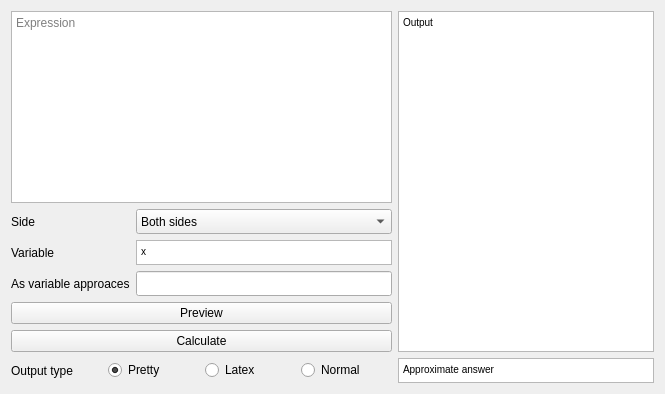
      <widget class="QWidget" name="Lim">
       <attribute name="title">
        <string>Limit</string>
       </attribute>
       <layout class="QGridLayout" name="gridLayout_4">
        <item row="0" column="0" colspan="2">
         <widget class="QTextEdit" name="LimExp">
          <property name="maximumSize">
           <size>
            <width>16777215</width>
            <height>16777215</height>
           </size>
          </property>
          <property name="toolTip">
           <string>Your expression</string>
          </property>
          <property name="statusTip">
           <string>Type in your expression here</string>
          </property>
          <property name="whatsThis">
           <string>Input expression</string>
          </property>
          <property name="lineWrapMode">
           <enum>QTextEdit::NoWrap</enum>
          </property>
          <property name="placeholderText">
           <string>Expression</string>
          </property>
         </widget>
        </item>
        <item row="0" column="2" rowspan="6">
         <widget class="QTextBrowser" name="LimOut">
          <property name="maximumSize">
           <size>
            <width>16777215</width>
            <height>16777215</height>
           </size>
          </property>
          <property name="toolTip">
           <string>Output</string>
          </property>
          <property name="statusTip">
           <string>Output in exact form</string>
          </property>
          <property name="whatsThis">
           <string>Output in exact form</string>
          </property>
          <property name="lineWrapMode">
           <enum>QTextEdit::NoWrap</enum>
          </property>
          <property name="html">
           <string>&lt;!DOCTYPE HTML PUBLIC &quot;-//W3C//DTD HTML 4.0//EN&quot; &quot;http://www.w3.org/TR/REC-html40/strict.dtd&quot;&gt;
&lt;html&gt;&lt;head&gt;&lt;meta name=&quot;qrichtext&quot; content=&quot;1&quot; /&gt;&lt;style type=&quot;text/css&quot;&gt;
p, li { white-space: pre-wrap; }
&lt;/style&gt;&lt;/head&gt;&lt;body style=&quot; font-family:'MS Shell Dlg 2'; font-size:8.25pt; font-weight:400; font-style:normal;&quot;&gt;
&lt;p style=&quot; margin-top:0px; margin-bottom:0px; margin-left:0px; margin-right:0px; -qt-block-indent:0; text-indent:0px;&quot;&gt;&lt;span style=&quot; font-size:7.8pt;&quot;&gt;Output&lt;/span&gt;&lt;/p&gt;&lt;/body&gt;&lt;/html&gt;</string>
          </property>
         </widget>
        </item>
        <item row="1" column="0">
         <widget class="QLabel" name="label_6">
          <property name="maximumSize">
           <size>
            <width>40</width>
            <height>16777215</height>
           </size>
          </property>
          <property name="text">
           <string>Side</string>
          </property>
         </widget>
        </item>
        <item row="1" column="1">
         <widget class="QComboBox" name="LimSide">
          <property name="minimumSize">
           <size>
            <width>0</width>
            <height>25</height>
           </size>
          </property>
          <property name="maximumSize">
           <size>
            <width>16777215</width>
            <height>25</height>
           </size>
          </property>
          <property name="editable">
           <bool>false</bool>
          </property>
          <item>
           <property name="text">
            <string>Both sides</string>
           </property>
          </item>
          <item>
           <property name="text">
            <string>Left</string>
           </property>
          </item>
          <item>
           <property name="text">
            <string>Right</string>
           </property>
          </item>
         </widget>
        </item>
        <item row="2" column="0">
         <widget class="QLabel" name="label_7">
          <property name="text">
           <string>Variable</string>
          </property>
         </widget>
        </item>
        <item row="2" column="1">
         <widget class="QTextBrowser" name="LimVar">
          <property name="minimumSize">
           <size>
            <width>0</width>
            <height>25</height>
           </size>
          </property>
          <property name="maximumSize">
           <size>
            <width>16777215</width>
            <height>25</height>
           </size>
          </property>
          <property name="toolTip">
           <string>Variable</string>
          </property>
          <property name="statusTip">
           <string>Derivative with respect to variable</string>
          </property>
          <property name="whatsThis">
           <string>Variable</string>
          </property>
          <property name="html">
           <string>&lt;!DOCTYPE HTML PUBLIC &quot;-//W3C//DTD HTML 4.0//EN&quot; &quot;http://www.w3.org/TR/REC-html40/strict.dtd&quot;&gt;
&lt;html&gt;&lt;head&gt;&lt;meta name=&quot;qrichtext&quot; content=&quot;1&quot; /&gt;&lt;style type=&quot;text/css&quot;&gt;
p, li { white-space: pre-wrap; }
&lt;/style&gt;&lt;/head&gt;&lt;body style=&quot; font-family:'MS Shell Dlg 2'; font-size:8.25pt; font-weight:400; font-style:normal;&quot;&gt;
&lt;p style=&quot; margin-top:0px; margin-bottom:0px; margin-left:0px; margin-right:0px; -qt-block-indent:0; text-indent:0px;&quot;&gt;&lt;span style=&quot; font-size:7.8pt;&quot;&gt;x&lt;/span&gt;&lt;/p&gt;&lt;/body&gt;&lt;/html&gt;</string>
          </property>
         </widget>
        </item>
        <item row="3" column="0">
         <widget class="QLabel" name="label_8">
          <property name="text">
           <string>As variable approaces</string>
          </property>
         </widget>
        </item>
        <item row="3" column="1">
         <widget class="QLineEdit" name="LimApproach">
          <property name="minimumSize">
           <size>
            <width>0</width>
            <height>25</height>
           </size>
          </property>
          <property name="maximumSize">
           <size>
            <width>16777215</width>
            <height>25</height>
           </size>
          </property>
         </widget>
        </item>
        <item row="6" column="0" colspan="2">
         <layout class="QHBoxLayout" name="horizontalLayout_3">
          <item>
           <widget class="QLabel" name="LimOutType">
            <property name="text">
             <string>Output type</string>
            </property>
           </widget>
          </item>
          <item>
           <widget class="QRadioButton" name="LimPP">
            <property name="text">
             <string>Pretty</string>
            </property>
            <property name="checked">
             <bool>true</bool>
            </property>
           </widget>
          </item>
          <item>
           <widget class="QRadioButton" name="LimLatex">
            <property name="toolTip">
             <string>Latex</string>
            </property>
            <property name="statusTip">
             <string>Latex</string>
            </property>
            <property name="whatsThis">
             <string>Latex</string>
            </property>
            <property name="text">
             <string>Latex</string>
            </property>
           </widget>
          </item>
          <item>
           <widget class="QRadioButton" name="LimNormal">
            <property name="toolTip">
             <string>Normal</string>
            </property>
            <property name="statusTip">
             <string>Normal</string>
            </property>
            <property name="whatsThis">
             <string>Normal</string>
            </property>
            <property name="text">
             <string>Normal</string>
            </property>
           </widget>
          </item>
         </layout>
        </item>
        <item row="6" column="2">
         <widget class="QTextBrowser" name="LimApprox">
          <property name="minimumSize">
           <size>
            <width>0</width>
            <height>25</height>
           </size>
          </property>
          <property name="maximumSize">
           <size>
            <width>16777215</width>
            <height>25</height>
           </size>
          </property>
          <property name="toolTip">
           <string>Output</string>
          </property>
          <property name="statusTip">
           <string>Output in approximate form</string>
          </property>
          <property name="whatsThis">
           <string>Output in approximate form</string>
          </property>
          <property name="html">
           <string>&lt;!DOCTYPE HTML PUBLIC &quot;-//W3C//DTD HTML 4.0//EN&quot; &quot;http://www.w3.org/TR/REC-html40/strict.dtd&quot;&gt;
&lt;html&gt;&lt;head&gt;&lt;meta name=&quot;qrichtext&quot; content=&quot;1&quot; /&gt;&lt;style type=&quot;text/css&quot;&gt;
p, li { white-space: pre-wrap; }
&lt;/style&gt;&lt;/head&gt;&lt;body style=&quot; font-family:'MS Shell Dlg 2'; font-size:8.25pt; font-weight:400; font-style:normal;&quot;&gt;
&lt;p style=&quot; margin-top:0px; margin-bottom:0px; margin-left:0px; margin-right:0px; -qt-block-indent:0; text-indent:0px;&quot;&gt;&lt;span style=&quot; font-size:7.8pt;&quot;&gt;Approximate answer&lt;/span&gt;&lt;/p&gt;&lt;/body&gt;&lt;/html&gt;</string>
          </property>
         </widget>
        </item>
        <item row="4" column="0" colspan="2">
         <widget class="QPushButton" name="LimPrev">
          <property name="text">
           <string>Preview</string>
          </property>
         </widget>
        </item>
        <item row="5" column="0" colspan="2">
         <widget class="QPushButton" name="LimCalc">
          <property name="toolTip">
           <string>Calculate</string>
          </property>
          <property name="statusTip">
           <string>Calculate the derivative</string>
          </property>
          <property name="whatsThis">
           <string>Calculate</string>
          </property>
          <property name="text">
           <string>Calculate</string>
          </property>
         </widget>
        </item>
       </layout>
      </widget>
